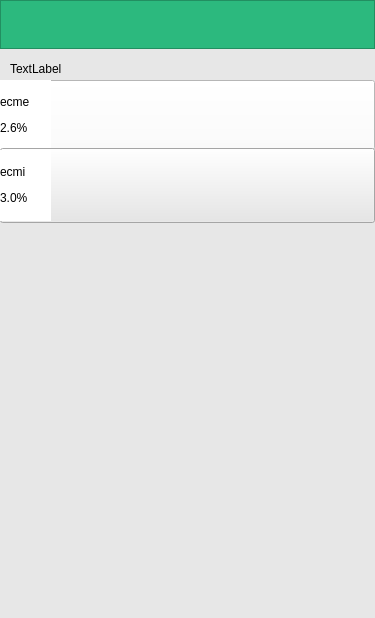
<?xml version="1.0" encoding="UTF-8"?>
<ui version="4.0">
 <class>FeeWidget</class>
 <widget class="QWidget" name="FeeWidget">
  <property name="geometry">
   <rect>
    <x>0</x>
    <y>0</y>
    <width>375</width>
    <height>618</height>
   </rect>
  </property>
  <property name="windowTitle">
   <string>Form</string>
  </property>
  <property name="styleSheet">
   <string notr="true">background-color: rgb(231, 231, 231);</string>
  </property>
  <widget class="QPushButton" name="pushButton">
   <property name="geometry">
    <rect>
     <x>0</x>
     <y>80</y>
     <width>375</width>
     <height>70</height>
    </rect>
   </property>
   <property name="styleSheet">
    <string notr="true">background-color: rgb(255, 255, 255);
color: rgb(255, 255, 255);</string>
   </property>
   <property name="text">
    <string/>
   </property>
  </widget>
  <widget class="QLabel" name="label">
   <property name="geometry">
    <rect>
     <x>0</x>
     <y>80</y>
     <width>51</width>
     <height>71</height>
    </rect>
   </property>
   <property name="styleSheet">
    <string notr="true">background-color: rgb(255, 255, 255);</string>
   </property>
   <property name="text">
    <string>&lt;html&gt;&lt;head/&gt;&lt;body&gt;&lt;p&gt;ecme&lt;/p&gt;&lt;p&gt;2.6%&lt;/p&gt;&lt;/body&gt;&lt;/html&gt;</string>
   </property>
  </widget>
  <widget class="QFrame" name="frame">
   <property name="geometry">
    <rect>
     <x>0</x>
     <y>0</y>
     <width>375</width>
     <height>49</height>
    </rect>
   </property>
   <property name="styleSheet">
    <string notr="true">background-color: rgb(44, 185, 126);</string>
   </property>
   <property name="frameShape">
    <enum>QFrame::StyledPanel</enum>
   </property>
   <property name="frameShadow">
    <enum>QFrame::Raised</enum>
   </property>
  </widget>
  <widget class="QLabel" name="label_2">
   <property name="geometry">
    <rect>
     <x>10</x>
     <y>60</y>
     <width>67</width>
     <height>17</height>
    </rect>
   </property>
   <property name="text">
    <string>TextLabel</string>
   </property>
  </widget>
  <widget class="QPushButton" name="pushButton_2">
   <property name="geometry">
    <rect>
     <x>0</x>
     <y>148</y>
     <width>375</width>
     <height>75</height>
    </rect>
   </property>
   <property name="text">
    <string/>
   </property>
  </widget>
  <widget class="QLabel" name="label_3">
   <property name="geometry">
    <rect>
     <x>0</x>
     <y>150</y>
     <width>51</width>
     <height>71</height>
    </rect>
   </property>
   <property name="styleSheet">
    <string notr="true">background-color: rgb(255, 255, 255);</string>
   </property>
   <property name="text">
    <string>&lt;html&gt;&lt;head/&gt;&lt;body&gt;&lt;p&gt;ecmi&lt;/p&gt;&lt;p&gt;3.0%&lt;/p&gt;&lt;/body&gt;&lt;/html&gt;</string>
   </property>
  </widget>
 </widget>
 <resources/>
 <connections/>
</ui>
